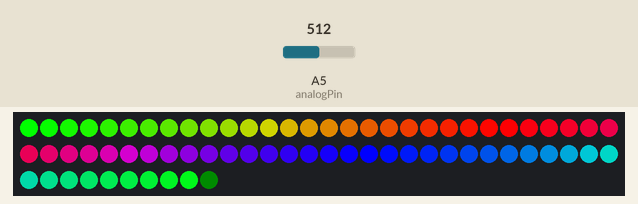
A sketch run on a simulated Arduino Uno, built with avr-gcc and run on an emulated ATmega328P. Shown: 70 RGB LEDs in strip order, left to right, continuing on the next row. The test bench sets the inputs (shaded band); at power-on: A5 (analogPin) = 512.

Above: at 20.3 s.

The sketch:

bothlibraries_switcher.ino
```cpp
// rainbow and sound with switcher pin both libraries

#include <FastLED.h>
#include <Adafruit_NeoPixel.h>

#define PIN 5
#define LED_PIN     5
#define NUM_LEDS    70
#define BRIGHTNESS  128
#define LED_TYPE    WS2811
CRGB leds[NUM_LEDS];

CRGBPalette16 currentPalette;
TBlendType    currentBlending;
/*------------------------------------------------------------*/
double first = 0;
double second = 0;
double initalValue = 50;
double tempValue = 1;
double value = initalValue;
double valueIncre = -1;
boolean isBlink = false;

Adafruit_NeoPixel strip = Adafruit_NeoPixel(70, PIN, NEO_GRB + NEO_KHZ800);
/*------------------------------------------------------------*/
int analogPin = A5; // pin for msgeq7 input
int strobePin = 3; // msgeq7 strobe pin for cycling through channels
int resetPin = 4; // reset pin of the msgeq7
int numberOfChannels = 7; // number of channels in msgeq7
int spectrumValue[7]; // array to store the 7 values of the 7 channels

int resetDelay = 80; // delay of resetting MSGEQ7 in microseconds
int strobeDelay_USec = 15; // delay to settle input recording in microseconds

int breakPoint = 500; // lower cut off point of output number
int counter = 0; // counter of averaging breakPoint
int sumValues = 0; // current sum of values
int minValue =  800; // min value of msgeq7 for led activation

float sumValueChange = 1.1; // multiply average value by this
/*------------------------------------------------------------*/
int switcherPin = 13; // switch to turn off sound reactive
/*------------------------------------------------------------*/

void setup() {
  delay(3000); // safe bootup

  Serial.begin(9600);

  pinMode(switcherPin, INPUT);
  FastLED.addLeds<LED_TYPE, LED_PIN>(leds, NUM_LEDS).setCorrection( TypicalLEDStrip );
  FastLED.setBrightness(BRIGHTNESS);

  currentPalette = RainbowColors_p;
  currentBlending = LINEARBLEND;


  strip.begin();
  strip.show(); // Initialize all pixels to 'off'

  // turn on pins for msgeq7
  pinMode(analogPin, INPUT);
  pinMode(strobePin, OUTPUT);
  pinMode(resetPin, OUTPUT);

  digitalWrite(resetPin, LOW);
  digitalWrite(strobePin, HIGH);
}
/*------------------------------------------------------------*/
void loop() {


  if(true){
    msgeq7Cycle();
  } else {
    static uint8_t startIndex = 0;
    startIndex = startIndex + 1; /* motion speed */
    fastLedCycle(startIndex);
    FastLED.show();
  }
}

/*------------------------------------------------------------*/
void msgeq7Cycle() {

    for(int j=0; j<256*5; j++) { // 5 cycles of all colors on wheel

      msgeq7();

      for(int i=0;i<strip.numPixels();i++) {
        if( (i==0 | i==7 | i==14  | i==20 | i==25 | i==32 | i==35 | i==37 | i==41 | i==43 | i==45 | i==50 | i==55 | i==62) & (spectrumValue[0]<breakPoint | minValue>breakPoint) ){
          tempValue = value;
          value = 1;
          isBlink = true;
        }
        else if( (i==1 | i==8 | i==15 | i==21 | i==26 | i==33 | i==46 | i==51 | i==56 | i==63) & (spectrumValue[1]<breakPoint | minValue>breakPoint) ){
          tempValue = value;
          value = 1;
          isBlink = true;
        }
        else if( (i==2 | i==9 | i==16 | i==22 | i==27 | i==34 | i==47 | i==52 | i==57 | i==64) & (spectrumValue[0]<breakPoint | minValue>breakPoint) ){
          tempValue = value;
          value = 1;
          isBlink = true;
        }
        else if( (i==3 | i==10 | i==17 | i==23 | i==28 | i==53 | i==58 | i==65) & (spectrumValue[1]<breakPoint | minValue>breakPoint) ){
          tempValue = value;
          value = 1;
          isBlink = true;
        }
        else if( (i==4 | i==11 | i==18 | i==24 | i==29 | i==36 | i==38 | i==42 | i==44 | i==54 | i==59 | i==66) & (spectrumValue[0]<breakPoint | minValue>breakPoint) ){
          tempValue = value;
          value = 1;
          isBlink = true;
        }
        else if( (i==5 | i==12 | i==19 | i==30 | i==39 | i==48 | i==60 | i==67) & (spectrumValue[1]<breakPoint | minValue>breakPoint) ){
          tempValue = value;
          value = 1;
          isBlink = true;
        }
        else if( (i==6 | i==13 | i==31 | i==40 | i==49 | i==61 | i==68) & (spectrumValue[0]<breakPoint | minValue>breakPoint) ){
          tempValue = value;
          value = 1;
          isBlink = true;
        }
        strip.setPixelColor(i, Wheel(((i * 256 / strip.numPixels()) + j) & 255));

        if(isBlink){
          value = tempValue;
          isBlink = false;
        }
      } // for strip
      strip.show();

      value=value+valueIncre;

      if(value<1){
        value=initalValue;
      }
    } // for 256 * 5
}


void fastLedCycle(uint8_t colorIndex) {
  	for( int i = 0; i < NUM_LEDS; i++) {
    	leds[i] = ColorFromPalette( currentPalette, colorIndex, BRIGHTNESS, currentBlending);
    	colorIndex += 3;
	}
}


/*------------------------------------------------------------*/
uint32_t Wheel(byte WheelPos) {
  if(WheelPos < 85) {
    first = (WheelPos * 3) / value;
    second = (255 - WheelPos * 3) / value;
    return strip.Color(first, second, 0);
  } else if(WheelPos < 170) {
     WheelPos -= 85;
     first = (WheelPos * 3) / value;
     second = (255 - WheelPos * 3) / value;
     return strip.Color(second, 0, first);
  } else {
     WheelPos -= 170;
     first = (WheelPos * 3) / value;
     second = (255 - WheelPos * 3) / value;
     return strip.Color(0, first, second);
  }
}

/*------------------------------------------------------------*/
void msgeq7(){
    digitalWrite(resetPin, HIGH);
    delayMicroseconds(resetDelay);
    digitalWrite(resetPin, LOW);

     for(int i=0;i<numberOfChannels;i++){
       // start reading channel by changing strobe to low
       digitalWrite(strobePin,LOW);
       // allows input to settle to get accurate reading
       delayMicroseconds(strobeDelay_USec);
       // read value of current pin from msgeq7
       spectrumValue[i]=analogRead(analogPin);
       // print out value to serial monitor

       sumValues += spectrumValue[i];

       if(i>numberOfChannels-2){
         // take average of values and reset counter/sum values
         breakPoint = (sumValues/numberOfChannels)*sumValueChange;
         sumValues = 0;
       } // else set average of break point and reset value
       // strobe pin high the low to go to next channel on msgeq7
       digitalWrite(strobePin, HIGH);
     } // for each input do this

     //for(int i=0;i<numberOfChannels;i++){Serial.print(spectrumValue[i]);Serial.print(" ");}
     //Serial.println();
     //Serial.println(breakPoint);
}
```
